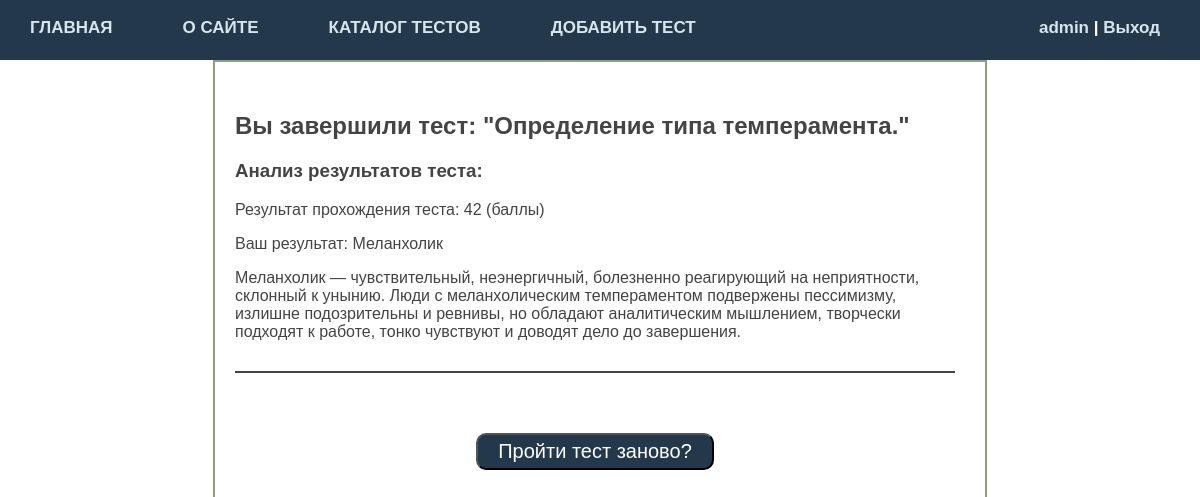
/14/test/results/ (signed in), run on an earlier commit of the app's database.
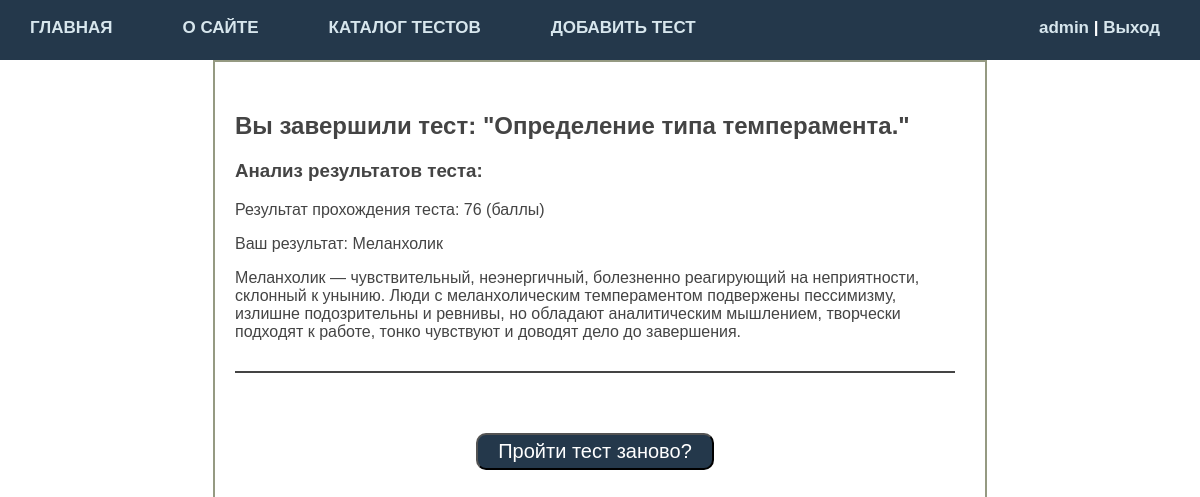
And on a later commit of the database.
### main/models.py (models this page shows, shortened)
class Result(models.Model):
    user = models.ForeignKey(get_user_model(), on_delete=models.SET_NULL, related_name='user_test', null=True,
                             default=None)
    result = models.IntegerField(default=0, verbose_name="Результат")  # Набранные баллы при прохождении теста
    the_best_result = models.IntegerField(
        verbose_name="Лучший результата")  # Лучший балл пользователя при прохождении теста
    test_key = models.ForeignKey('Tests', on_delete=models.PROTECT, null=True)

### main/views.py (the view)
# urls.py: path('<int:test_id>/test/results/', results, name='results'), # Представление резульатов теста
@login_required
def results(request, test_id):
    test = get_object_or_404(Tests, pk=test_id)
    x = test.result_set.get(test_key=test_id, user=request.user)
    tes = test.valuation_set.all()
    rez = 0
    for t in tes:
        if x.result > t.value_max:
            rez = t
    return render(request, 'main/results.html', {'test': test, 'x': x, 'rez': rez, })

### user/context_processors.py (called while the page is built)
def get_menu(request):
    return {'upper_menu': menu}

### main/templates/main/results.html
{% extends 'main/base.html' %}
{% block content_main %}
<div class="test_content">
<h2>Вы завершили тест: "{{ test.title }}"</h2>
<h3>Анализ результатов теста:</h3>
<p> Результат прохождения теста: {{x.result}} (баллы)</p>
<p> Ваш результат: {{rez.valuation}} </p>
<p> {{rez.analysis}} </p>
<hr class="hr-line">
<div class="button-wrapper">
<a href="{% url 'test' test_id=test.id %}"><button type="submit" class="button_test" name="button">Пройти тест заново?</button></a>
</div>
</div>
{% endblock %}

What changed in the data, as far as the page shows it:
changed Result: result "42" → "76"
